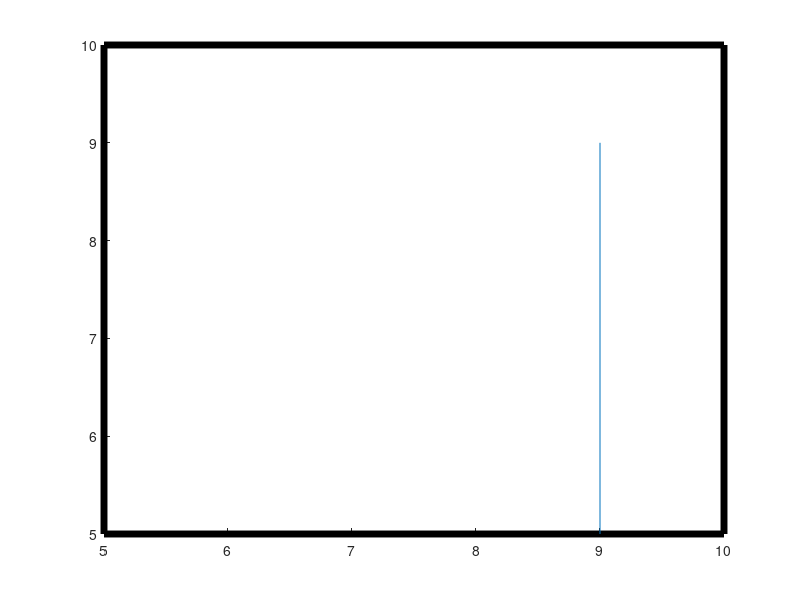

Source code (MATLAB): (Note: this script raises an error after producing the figure.)
% Welcome to Hangman
% Choose your letters carefully or you'll lose quickly!

% Authors:
% Mohamad Asaf
% Daniel  Bici
% Dalton  Hamilton
% Brian   O'Connell



function Hangman
% This is the main function to run the program

fprintf("Welcome to hangman\n");
fprintf("Guess the right word and you win! You have 6 tries. Good luck\n");
fprintf("\n");

% Call the noose function to draw it
%
DrawNoose()

% Define some variables
%
Wrong_Letters = [];

% Randomly generate a word to pick based upon a test case
%
generate_case = randi(5);

% chooses a word to play with
%
switch generate_case
    case 1
        word = 'matrices';
    case 2
        word = 'eigenvector';
    case 3
        word = 'identity';
    case 4
        word = 'transpose';
    case 5
        word = 'determinant';
end

TheWordToBeGuessed = lower(word); %Converts to lowercase
MainString = string(TheWordToBeGuessed); % Converts to string
Length = length(TheWordToBeGuessed); %Finds the length of the string

AmountOfLetters = isletter(TheWordToBeGuessed);

%Print underscores for all unknown letters
%
for i=1:Length
    
 String1= fprintf('_ ');

end

%Format Neatly
fprintf("\n");

% Go into a loop as long as you can guess a letter
%
counter = 0;

% This portion of the code checks if the letter provided matches the word
% That has been randomly generated
% letter_a : the letter provided by the user
% word_a: the word generated

used_letters = "";
AmountWrong = 0;

% check if the letter is in the word
%

if AmountWrong < 6
    if isempty(strfind(word, letter_guessed))
        used_letters = append(used_letters, letter_guessed);
        
        AmountWrong = AmountWrong + 1;
    
        % call the hangman bodypart function
        %
        DrawHangingMan(AmountWrong)
        fprintf("used_letters: %s ", used_letters)
        
    else
            % CALL THE FUNCTION THAT DISPLAYS YOU GOT THE LETTER!
    %!!!!
    %guessed
    fprintf("Nice, you got one\n");
        
    end
        
elseif AmountWrong == 6
    quit;

end
    


while 1
    counter  = counter+1;
    % Print the wrong letters each time one guesses
    fprintf("Letters tested: ")
    for i=1:length(Wrong_Letters)
        fprintf("%s ", Wrong_Letters(i))
    end

    % format neatly
    fprintf("\n");

    % take the user's input from the command window
    %s
    letter_guessed = input("Input a Letter:", 's');
    
    % call the word_checker function
    %
    word_checker(TheWordToBeGuessed, letter_guessed)
    
    if counter == 2
        break;
    end
end


end



% call the noose function to draw the noose
%
function DrawNoose()

rectangle('Position', [5 5 5 5],'linewidth',5,'edgecolor','k');

S1= line([9,9],[9,5]);
S1.Color = 'k'; 
S1.LineWidth = 4;

S2= line([7.5,9],[9,9]);
S2.Color = 'k'; 
S2.LineWidth = 4;

S2= line([7.5,7.5],[8,9]);
S2.Color = 'k'; 
S2.LineWidth = 4;

end



function DrawHangingMan(AmountWrong)

hold on

if (AmountWrong == 1)
hold on
%Draws head
x=7.5;
y=7.75;
r=0.25;
theta = 0:pi/100:2*pi;
a= r*cos(theta)+x;
b=r*sin(theta)+y;
Head = plot(a,b);
Head.LineWidth = 4;
Head.Color = 'b';
end

if (AmountWrong == 2)

%Draws Body
hold on
Body= line([7.5,7.5],[7.5,6]);
Body.Color = 'b'; 
Body.LineWidth = 4;
end

if (AmountWrong == 3)
%Draws Left Leg
hold on
LeftLeg = line([7.5,7],[6,5.5]);
LeftLeg.Color = 'b'; 
LeftLeg.LineWidth = 4;
end

if (AmountWrong == 4)
%Draws Right Leg
hold on
LeftLeg = line([7.5,8],[6,5.5]);
LeftLeg.Color = 'b'; 
LeftLeg.LineWidth = 4;
end

if (AmountWrong == 5)
%Draws Right Arm
hold on
RightArm = line([7.5,7],[7,7.5]);
RightArm.Color = 'b'; 
RightArm.LineWidth = 4;
end

if (AmountWrong == 6)
%Draws Left Arm
hold on
LeftArm = line([7.5,8],[7,7.5]);
LeftArm.Color = 'b'; 
LeftArm.LineWidth = 4;

end

end
